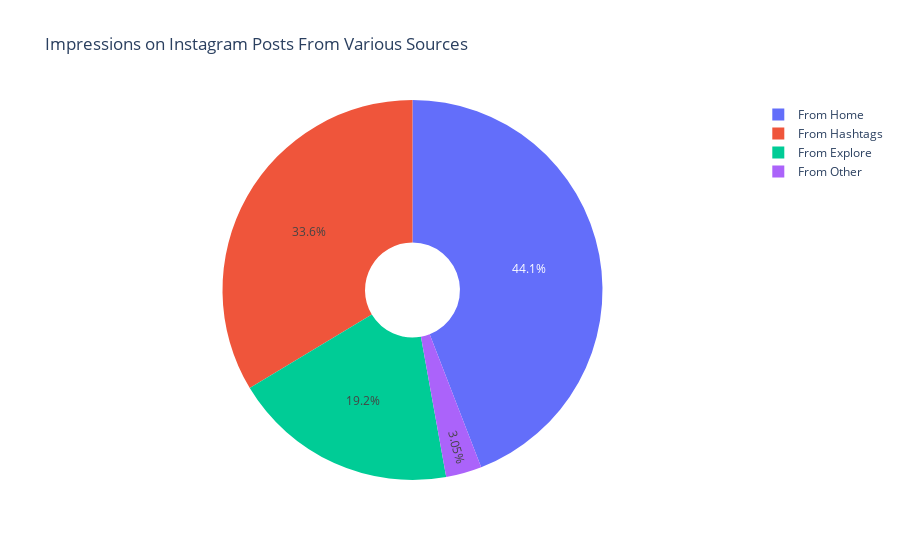

This figure's notebook cell:
### Code cell
home=data["From Home"].sum()
hashtags=data["From Hashtags"].sum()
explore=data["From Explore"].sum()
other=data['From Other'].sum()
values=[home,hashtags,explore,other]
labels=['From Home','From Hashtags','From Explore','From Other']
fig=px.pie(data,values=values,names=labels,title="Impressions on Instagram Posts From Various Sources",hole=0.25)
fig.show()

### Figure 1 — Plotly figure (JSON) as saved in the notebook; plotly's stock layout.template omitted (floating-point values rounded to 4 significant figures)
{"data": [{"domain": {"x": [0, 1], "y": [0, 1]}, "hole": 0.25, "hovertemplate": "label=%{label}<br>value=%{value}<extra></extra>", "labels": ["From Home", "From Hashtags", "From Explore", "From Other"], "legendgroup": "", "name": "", "showlegend": true, "type": "pie", "values": [294619, 224614, 128294, 20360]}], "layout": {"legend": {"tracegroupgap": 0}, "title": {"text": "Impressions on Instagram Posts From Various Sources"}}}
